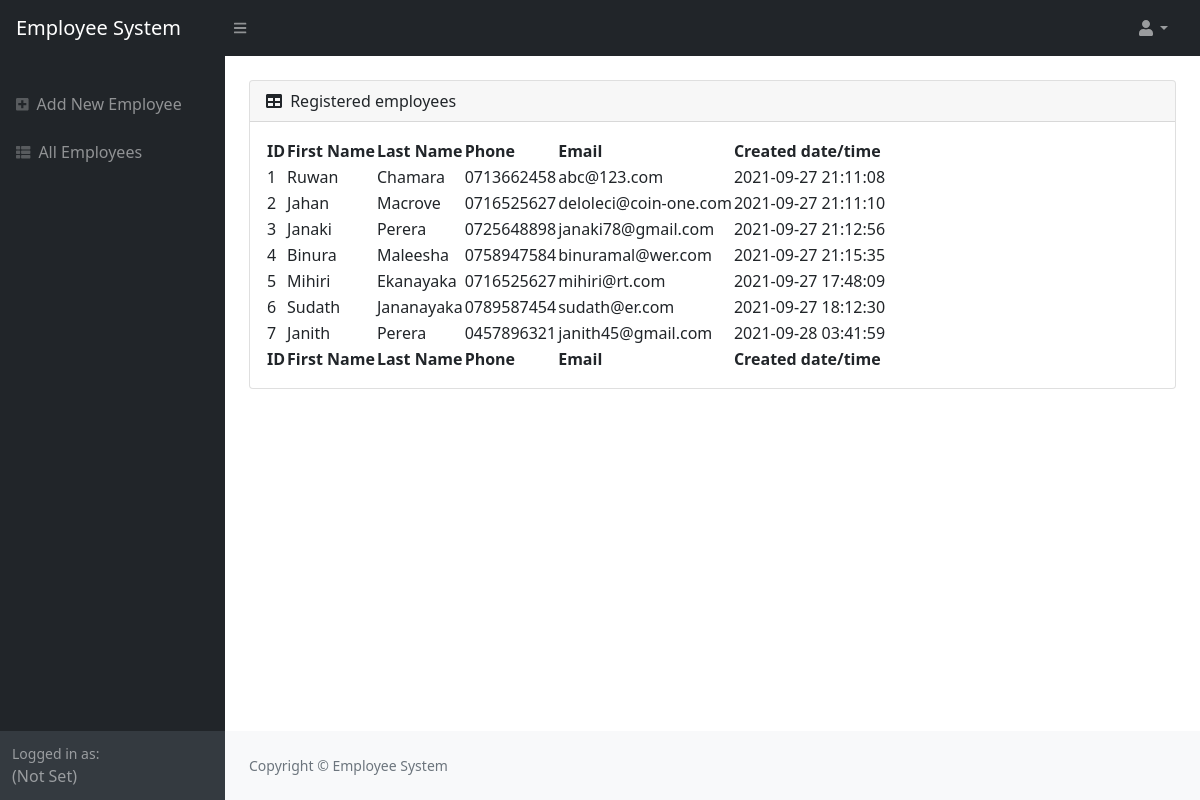
The app's page /emp-list.php (signed in) with its own data.
### tables this page shows
CREATE TABLE `employee` (
  `id` int(11) NOT NULL,
  `fname` varchar(50) DEFAULT NULL,
  `lname` varchar(50) DEFAULT NULL,
  `phone` varchar(12) DEFAULT NULL,
  `email` varchar(50) DEFAULT NULL,
  `timest` timestamp NULL DEFAULT NULL
);

### config.php (called while the page is built, shortened)
<?php
    $sys_name = "Employee System";
?>

### Public/emp-list.php (the view, shortened to what this page needs)
<?php
    include_once '../Modules/header.php';
    include_once '../Modules/nav-bar.php';
    include_once '../Modules/conn.php';
    ?>
        <div id="layoutSidenav">
            <div id="layoutSidenav_nav">
                <nav class="sb-sidenav accordion sb-sidenav-dark" id="sidenavAccordion">
                    <div class="sb-sidenav-menu">
                        <div class="nav">
                            <a class="nav-link mt-4" href="index.php">
                                <div class="sb-nav-link-icon"><i class="fas fa-plus-square"></i></div>
                                Add New Employee
                            </a>
                            <a class="nav-link" href="#">
                                <div class="sb-nav-link-icon"><i class="fas fa-th-list"></i></div>
                                All Employees
                            </a>
                        </div>
                    </div>
                    <div class="sb-sidenav-footer">
                        <div class="small">Logged in as:</div>
                        <?php echo $_SESSION["user"] ?>
                    </div>
                </nav>
            </div>
            <div id="layoutSidenav_content">
            <main>
                    <div class="container-fluid px-4">
                        <div class="card mt-4">
                            <div class="card-header">
                                <i class="fas fa-table me-1"></i>
                                Registered employees
                            </div>
                            <div class="card-body">
                                <table id="datatablesSimple">
                                    <thead>
                                        <tr>
                                            <th>ID</th>
                                            <th>First Name</th>
                                            <th>Last Name</th>
                                            <th>Phone</th>
                                            <th>Email</th>
                                            <th>Created date/time</th>
                                        </tr>
                                    </thead>
                                    <tfoot>
                                        <tr>
                                            <th>ID</th>
                                            <th>First Name</th>
                                            <th>Last Name</th>
                                            <th>Phone</th>
                                            <th>Email</th>
                                            <th>Created date/time</th>
                                        </tr>
                                    </tfoot>
                                    <tbody>
                                    <?php
                                    try
                                    {
                                        $conn = new PDO($attr, $user, $pass, $opts);
                                        $query = "SELECT * FROM employee";
                                        $result = $conn->query($query);
                                        while ($row = $result->fetch(PDO::FETCH_NUM)) {
                                            echo '<tr>';
                                            echo '<td>'.$row[0].'</td>';
                                            echo '<td>'.$row[1].'</td>';
                                            echo '<td>'.$row[2].'</td>';
                                            echo '<td>'.$row[3].'</td>';
                                            echo '<td>'.$row[4].'</td>';
                                            echo '<td>'.$row[5].'</td>';
                                            echo '</tr>';
                                        }
                                    }
                                    catch(PDOException $e)
                                    {
                                        throw new PDOException($e->getMessage() , (int)$e->getCode());
                                        $err = "System error! - Please contact system admin";
                                    }
                                    ?>
                                    </tbody>
                                </table>
                            </div>
                        </div>
                    </div>
                </main>
            <?php include_once "../Modules/footer.php"; ?>
            </div>
        </div>
    </body>
</html>

### Modules/header.php (shortened to what this page needs)
<!DOCTYPE html>
<html lang="en">
    <head>
        <?php include '../config.php'; ?>
        <link href="../res/css/styles.css" rel="stylesheet" />
    </head>

### Modules/nav-bar.php (shortened to what this page needs)
<?php include '../config.php'; ?>
<body class="sb-nav-fixed">
        <nav class="sb-topnav navbar navbar-expand navbar-dark bg-dark">
            <a class="navbar-brand ps-3" href="index.html"><?php echo $sys_name ?></a>
            <button class="btn btn-link btn-sm order-1 order-lg-0 me-4 me-lg-0" id="sidebarToggle" href="#!"><i class="fas fa-bars"></i></button>
            <ul class="navbar-nav ms-auto ms-md-0 me-3 me-lg-4">
                <li class="nav-item dropdown">
                    <a class="nav-link dropdown-toggle" id="navbarDropdown" href="#" role="button" data-bs-toggle="dropdown" aria-expanded="false"><i class="fas fa-user fa-fw"></i></a>
                </li>
            </ul>
        </nav>

### Modules/footer.php
<footer class="py-4 bg-light mt-auto">
                    <div class="container-fluid px-4">
                        <div class="d-flex align-items-center justify-content-between small">
                            <div class="text-muted">Copyright &copy; <?php echo $sys_name ?></div>
            </div>
        </div>
</footer>

### records on screen
employee: id "1", fname "Ruwan", lname "Chamara", phone "0713662458", email "abc@123.com", timest "2021-09-27 21:11:08"
employee: id "2", fname "Jahan", lname "Macrove", phone "0716525627", email "deloleci@coin-one.com", timest "2021-09-27 21:11:10"
employee: id "3", fname "Janaki", lname "Perera", phone "0725648898", email "janaki78@gmail.com", timest "2021-09-27 21:12:56"
employee: id "4", fname "Binura", lname "Maleesha", phone "0758947584", email "binuramal@wer.com", timest "2021-09-27 21:15:35"
employee: id "5", fname "Mihiri", lname "Ekanayaka", phone "0716525627", email "mihiri@rt.com", timest "2021-09-27 17:48:09"
employee: id "6", fname "Sudath", lname "Jananayaka", phone "0789587454", email "sudath@er.com", timest "2021-09-27 18:12:30"
employee: id "7", fname "Janith", lname "Perera", phone "0457896321", email "janith45@gmail.com", timest "2021-09-28 03:41:59"

### other values on screen
$sys_name "Employee System"
$_SESSION["user"] "(Not Set)"
